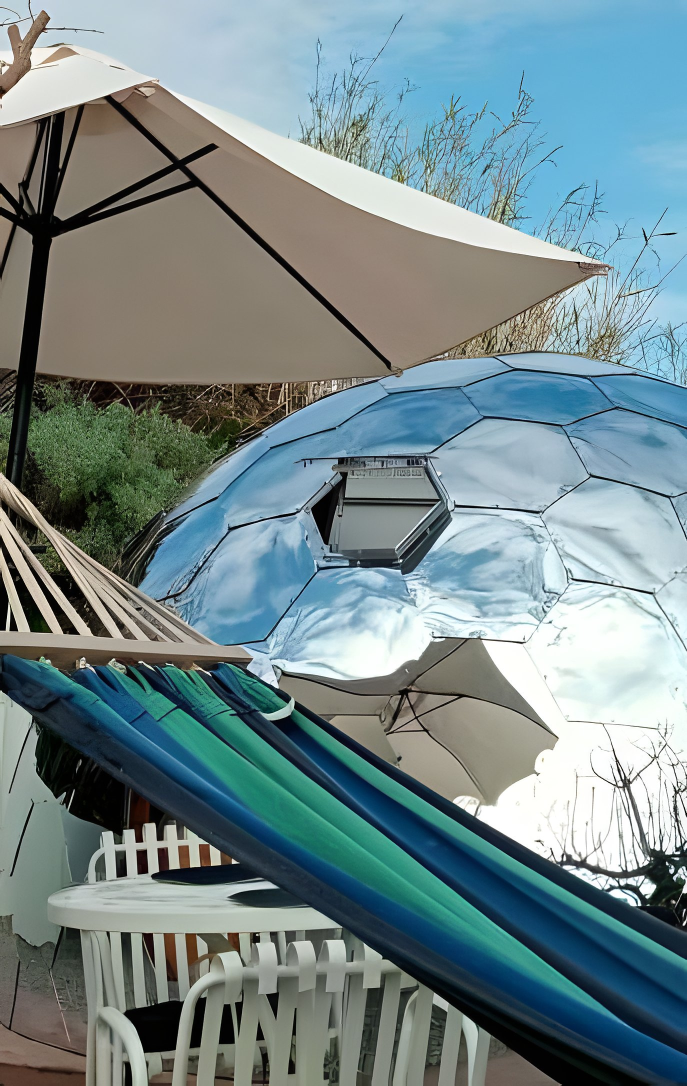
#> input picture assets/img/bolla/amaca-1373.jpg, 1373 x 2172 px, given in place of fly8.jpeg, which was not available (shown at 1/2 size)
$ python make_bands.py ../assets/img/bolla
#> lines starting #> are read from the running program, lines starting #| are printed output that depends on the picture; pictures that were not available may be replaced by others from this repository, and a replacement may not be noted
"""Rigenera le fasce fotografiche a tutta larghezza.

Due problemi risolti qui:
- la fascia Chi siamo era un render con una cucitura verticale visibile, ed era
  il terzo tramonto della stessa pagina: nessuna immagine spiccava piu.
- la fascia Contatti era una foto stock (persona di spalle, cane, stufa) senza
  un solo prodotto Fly System dentro.
Entrambe passano a fotografie reali di installazioni, in piena luce diurna, cosi
sulla home resta un solo tramonto, nel punto in cui rende di piu (apertura Outdoor).

usage: python make_bands.py <sorgenti-dir>
"""
import sys
from pathlib import Path

import pillow_avif  # noqa: F401
from PIL import Image

ROOT = Path(__file__).parent.parent
IMG = ROOT / "assets" / "img"

# slug, sorgente, cartella, ritaglio frazionario (l, t, r, b), larghezze
JOBS = [
    ("selezione", "fly8.jpeg", "home", (0.0, 0.10, 1.0, 0.74), (480, 960, 1040)),
    ("lead", "fly9.jpeg", "contatti", (0.0, 0.16, 1.0, 0.80), (480, 960, 1210)),
]


def main(src: Path):
    for slug, fname, folder, box, widths in JOBS:
        out = IMG / folder
        out.mkdir(parents=True, exist_ok=True)
        im = Image.open(src / fname).convert("RGB")
#> im is the input picture: PIL image 1373x2172 RGB; mean R, G, B 116.6, 137.3, 140.5
        l, t, r, b = box
        im = im.crop((round(l * im.width), round(t * im.height),
                      round(r * im.width), round(b * im.height)))
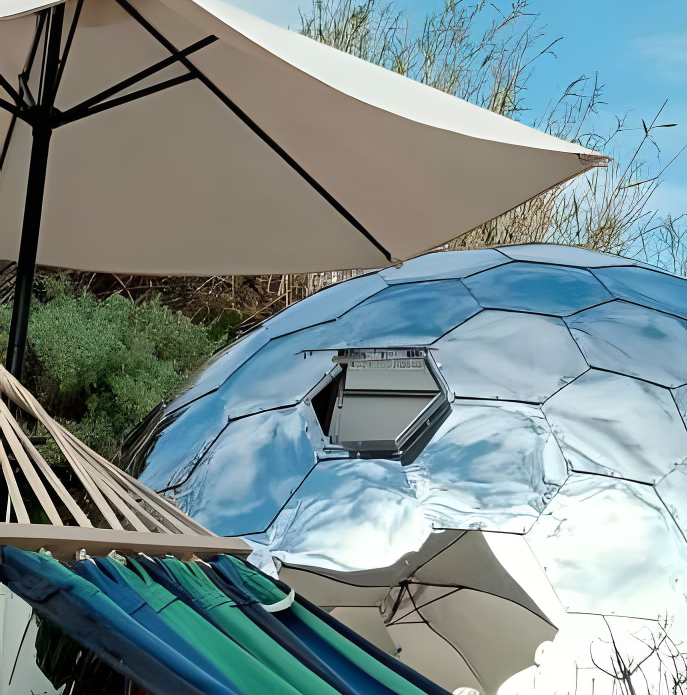
#> im: PIL image 1373x1390 RGB (shown at 1/2 size); mean R, G, B 125.3, 142.8, 144.1
        for w in sorted({min(w, im.width) for w in widths}):
            h = round(im.height * w / im.width)
            rs = im.resize((w, h), Image.LANCZOS)
            rs.save(out / f"{slug}-{w}.avif", quality=62)
            rs.save(out / f"{slug}-{w}.webp", quality=80, method=6)
            rs.save(out / f"{slug}-{w}.jpg", quality=82, optimize=True, progressive=True)
#> this loop made 3 passes
#> pass 1, in main, `rs = im.resize((w, h), Image.LANCZOS)`:
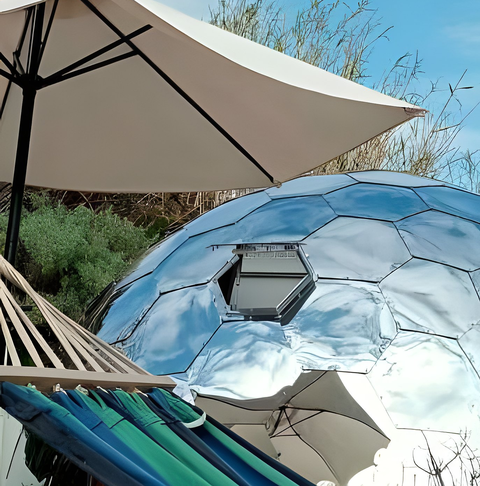
#> rs: PIL image 480x486 RGB; mean R, G, B 125.4, 142.8, 144.2
#> pass 2, in main, `rs = im.resize((w, h), Image.LANCZOS)`:
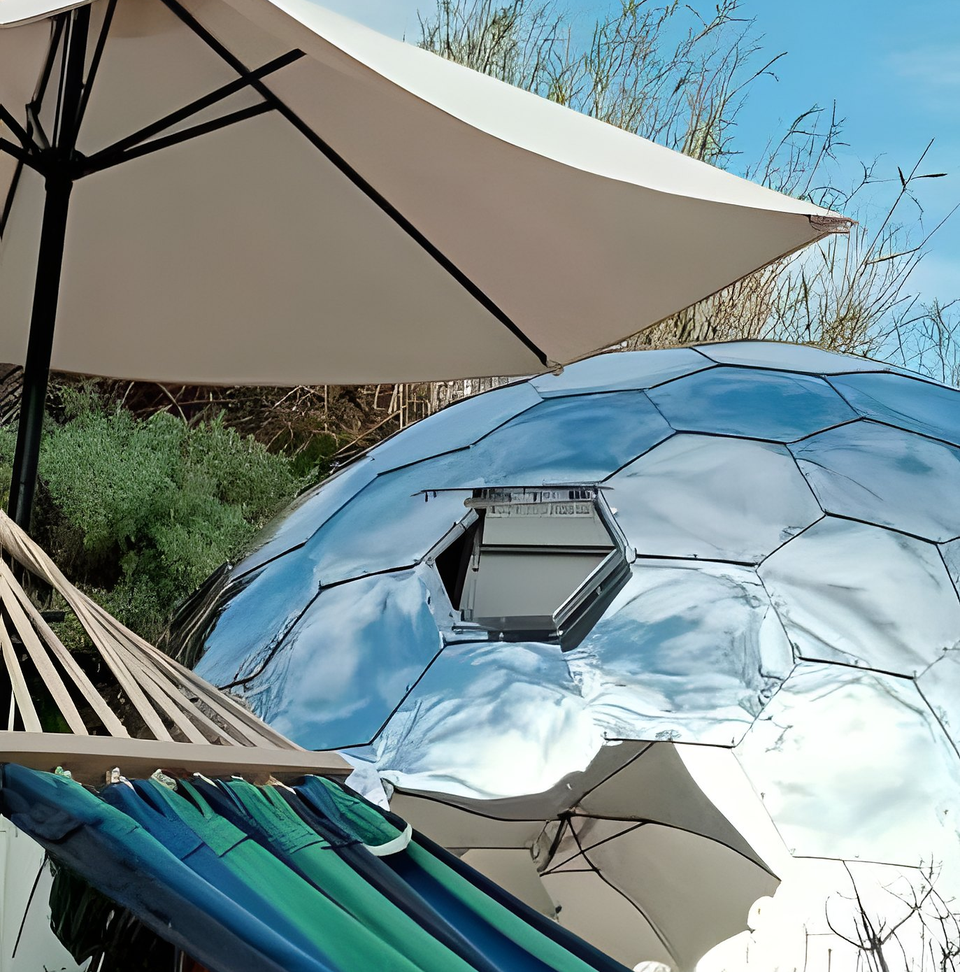
#> rs: PIL image 960x972 RGB; mean R, G, B 125.4, 142.8, 144.2
#> pass 3, in main, `rs = im.resize((w, h), Image.LANCZOS)`:
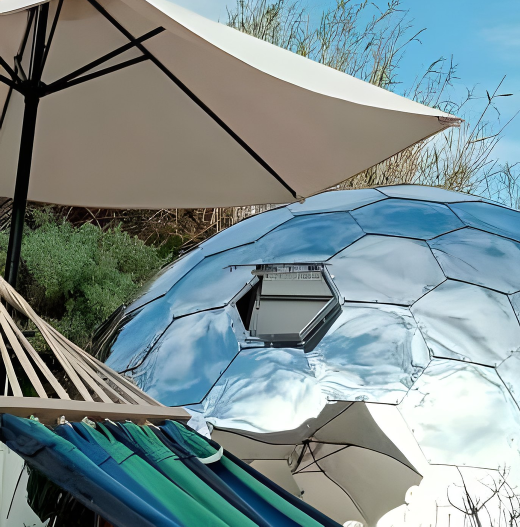
#> rs: PIL image 1040x1053 RGB (shown at 1/2 size); mean R, G, B 125.4, 142.8, 144.2
        print(f"  {folder}/{slug}: {im.width}x{im.height}")
#|   home/selezione: 1373x1390
#> pass 2 of the loop in main, `for slug, fname, folder, box, widths in JOBS:`:
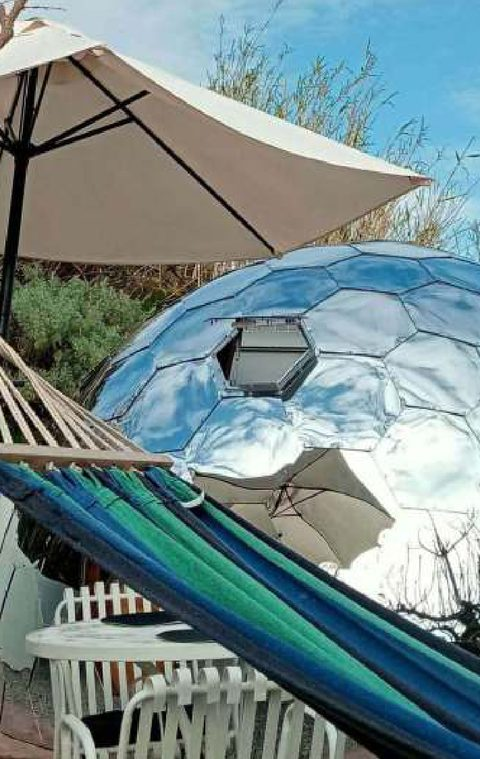
#> input picture assets/img/bolla/amaca-480.jpg, 480 x 759 px, given in place of fly9.jpeg, which was not available
#> in main, im is the input picture: PIL image 480x759 RGB; mean R, G, B 117.4, 138.3, 139.7
#> in main, `im = im.crop((round(l * im.width), round(t * im.height), round(r * im...`:
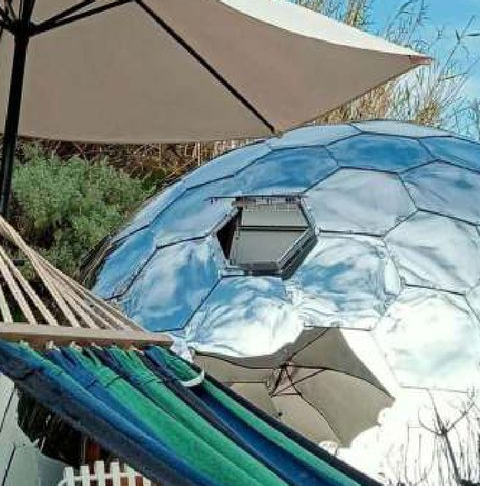
#> im: PIL image 480x486 RGB; mean R, G, B 124.6, 141.6, 140.5
#|   contatti/lead: 480x486


if __name__ == "__main__":
    main(Path(sys.argv[1]))
